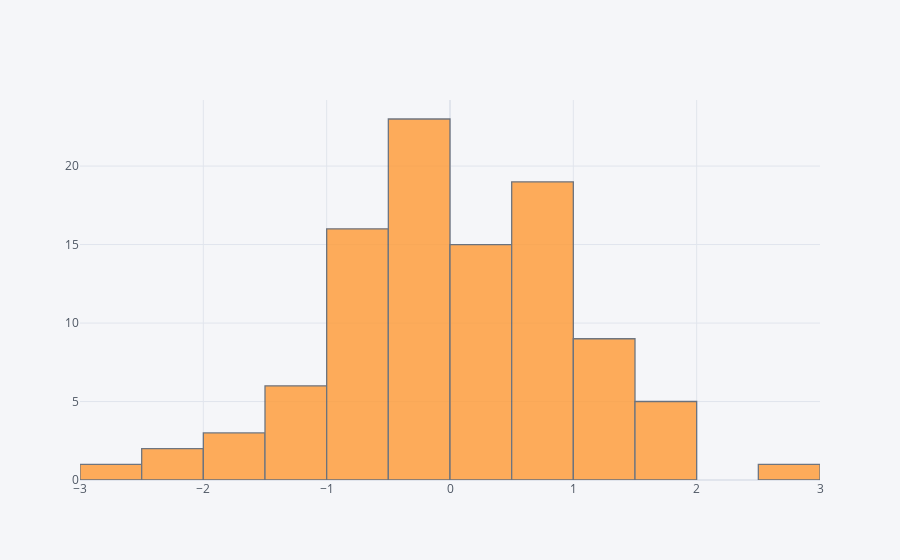

Notebook code for this chart:
### Markdown cell above
## histogram

### Code cell
df['A'].iplot(kind='hist',bins=25)

### Figure 1 — Plotly figure (JSON) as saved in the notebook; plotly's stock layout.template omitted (floating-point values rounded to 4 significant figures)
{"data": [{"histfunc": "count", "histnorm": "", "marker": {"color": "rgba(255, 153, 51, 1.0)", "line": {"color": "#4D5663", "width": 1.3}}, "name": "A", "nbinsx": 25, "opacity": 0.8, "orientation": "v", "type": "histogram", "x": [0.6452, -0.6469, 0.07283, -0.4, 1.279, 0.177, -0.3478, 1.167, -1.151, -0.4042, 2.648, 0.3672, 0.8433, -0.03465, 1.077, 0.8437, -0.7334, -1.285, 1.517, 0.5403, -0.1287, -0.2645, -1.24, -0.1853, 1.574, 0.745, -1.409, 0.145, 7.984e-05, 0.2015, 0.5198, 0.8138, -0.7899, -0.2351, -0.4781, 0.742, -0.8843, 0.4881, 0.254, -0.2416, 0.1938, -0.4679, -0.05583, -0.1722, 0.8219, -2.96, -0.5736, 0.2319, -1.548, -0.7318, 0.4276, 0.7077, 0.9103, -0.6351, -0.7847, 0.5066, 0.9476, 1.486, -0.5177, -1.937, -2.266, 1.74, 1.88, -0.6504, -1.106, 0.554, -0.2255, -0.2225, 0.3796, 0.641, -1.526, 0.5583, 0.7434, -0.6429, -1.147, -0.05841, -0.08727, -0.1149, 0.09478, -0.06807, -0.9642, -0.008787, 0.6397, -0.326, 0.5003, 1.63, 0.4764, -0.5917, 1.369, 1.428, -0.692, -2.031, -0.8535, -0.7453, 1.489, 1.377, 0.4662, 1.1, -0.4293, -0.1558]}], "layout": {"barmode": "overlay", "legend": {"bgcolor": "#F5F6F9", "font": {"color": "#4D5663"}}, "paper_bgcolor": "#F5F6F9", "plot_bgcolor": "#F5F6F9", "title": {"font": {"color": "#4D5663"}}, "xaxis": {"autorange": true, "gridcolor": "#E1E5ED", "range": [-3, 3], "showgrid": true, "tickfont": {"color": "#4D5663"}, "title": {"font": {"color": "#4D5663"}, "text": ""}, "type": "linear", "zerolinecolor": "#E1E5ED"}, "yaxis": {"autorange": true, "gridcolor": "#E1E5ED", "range": [0, 24.21], "showgrid": true, "tickfont": {"color": "#4D5663"}, "title": {"font": {"color": "#4D5663"}, "text": ""}, "zerolinecolor": "#E1E5ED"}}}
